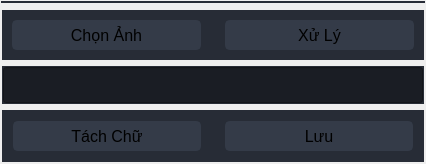
                        <widget class="QFrame" name="frame_xevao">
                         <layout class="QVBoxLayout" name="verticalLayout_14">
                          <property name="leftMargin">
                           <number>1</number>
                          </property>
                          <property name="topMargin">
                           <number>1</number>
                          </property>
                          <property name="rightMargin">
                           <number>1</number>
                          </property>
                          <property name="bottomMargin">
                           <number>1</number>
                          </property>
                          <item>
                           <widget class="QFrame" name="frame_monitor">
                            <property name="sizePolicy">
                             <sizepolicy hsizetype="Preferred" vsizetype="Preferred">
                              <horstretch>0</horstretch>
                              <verstretch>1</verstretch>
                             </sizepolicy>
                            </property>
                            <property name="styleSheet">
                             <string notr="true">background-color: rgb(39, 44, 54);</string>
                            </property>
                            <layout class="QVBoxLayout" name="verticalLayout_16">
                             <property name="leftMargin">
                              <number>1</number>
                             </property>
                             <property name="topMargin">
                              <number>1</number>
                             </property>
                             <property name="rightMargin">
                              <number>1</number>
                             </property>
                             <property name="bottomMargin">
                              <number>1</number>
                             </property>
                            </layout>
                           </widget>
                          </item>
                          <item>
                           <widget class="QFrame" name="frame_widgets">
                            <layout class="QVBoxLayout" name="verticalLayout_17">
                             <property name="leftMargin">
                              <number>1</number>
                             </property>
                             <property name="topMargin">
                              <number>1</number>
                             </property>
                             <property name="rightMargin">
                              <number>1</number>
                             </property>
                             <property name="bottomMargin">
                              <number>1</number>
                             </property>
                             <item>
                              <layout class="QGridLayout" name="gridLayout_3">
                               <item row="0" column="0">
                                <widget class="QFrame" name="horizontalFrame">
                                 <property name="styleSheet">
                                  <string notr="true">background-color: rgb(39, 44, 54);</string>
                                 </property>
                                 <layout class="QHBoxLayout" name="horizontalLayout_14">
                                  <property name="leftMargin">
                                   <number>1</number>
                                  </property>
                                  <property name="topMargin">
                                   <number>1</number>
                                  </property>
                                  <property name="rightMargin">
                                   <number>1</number>
                                  </property>
                                  <property name="bottomMargin">
                                   <number>1</number>
                                  </property>
                                  <item>
                                   <widget class="QFrame" name="verticalFrame_2">
                                    <layout class="QVBoxLayout" name="verticalLayout_13">
                                     <item>
                                      <widget class="QPushButton" name="btnChonAnh">
                                       <property name="minimumSize">
                                        <size>
                                         <width>150</width>
                                         <height>30</height>
                                        </size>
                                       </property>
                                       <property name="font">
                                        <font>
                                         <family>Segoe UI</family>
                                         <pointsize>12</pointsize>
                                        </font>
                                       </property>
                                       <property name="styleSheet">
                                        <string notr="true">QPushButton {
	border: 2px solid rgb(52, 59, 72);
	border-radius: 5px;	
	background-color: rgb(52, 59, 72);
}
QPushButton:hover {
	background-color: rgb(57, 65, 80);
	border: 2px solid rgb(61, 70, 86);
}
QPushButton:pressed {	
	background-color: rgb(35, 40, 49);
	border: 2px solid rgb(43, 50, 61);
}</string>
                                       </property>
                                       <property name="text">
                                        <string>Chọn Ảnh</string>
                                       </property>
                                       <property name="icon">
                                        <iconset resource="files.qrc">
                                         <normaloff>:/16x16/icons/16x16/cil-image-plus.png</normaloff>:/16x16/icons/16x16/cil-image-plus.png</iconset>
                                       </property>
                                      </widget>
                                     </item>
                                    </layout>
                                   </widget>
                                  </item>
                                  <item>
                                   <widget class="QFrame" name="verticalFrame">
                                    <layout class="QVBoxLayout" name="verticalLayout_22">
                                     <item>
                                      <widget class="QPushButton" name="btnXuLy">
                                       <property name="minimumSize">
                                        <size>
                                         <width>150</width>
                                         <height>30</height>
                                        </size>
                                       </property>
                                       <property name="font">
                                        <font>
                                         <family>Segoe UI</family>
                                         <pointsize>12</pointsize>
                                        </font>
                                       </property>
                                       <property name="styleSheet">
                                        <string notr="true">QPushButton {
	border: 2px solid rgb(52, 59, 72);
	border-radius: 5px;	
	background-color: rgb(52, 59, 72);
}
QPushButton:hover {
	background-color: rgb(57, 65, 80);
	border: 2px solid rgb(61, 70, 86);
}
QPushButton:pressed {	
	background-color: rgb(35, 40, 49);
	border: 2px solid rgb(43, 50, 61);
}</string>
                                       </property>
                                       <property name="text">
                                        <string>Xử Lý</string>
                                       </property>
                                       <property name="icon">
                                        <iconset resource="files.qrc">
                                         <normaloff>:/16x16/icons/16x16/cil-ethernet.png</normaloff>:/16x16/icons/16x16/cil-ethernet.png</iconset>
                                       </property>
                                      </widget>
                                     </item>
                                    </layout>
                                   </widget>
                                  </item>
                                 </layout>
                                </widget>
                               </item>
                               <item row="1" column="0">
                                <widget class="QFrame" name="verticalFrame">
                                 <property name="styleSheet">
                                  <string notr="true">background-color: rgb(39, 44, 54);</string>
                                 </property>
                                 <layout class="QVBoxLayout" name="verticalLayout_24">
                                  <property name="leftMargin">
                                   <number>1</number>
                                  </property>
                                  <property name="topMargin">
                                   <number>1</number>
                                  </property>
                                  <property name="rightMargin">
                                   <number>1</number>
                                  </property>
                                  <property name="bottomMargin">
                                   <number>1</number>
                                  </property>
                                  <item alignment="Qt::AlignHCenter">
                                   <widget class="QLineEdit" name="txtChuSo">
                                    <property name="minimumSize">
                                     <size>
                                      <width>420</width>
                                      <height>36</height>
                                     </size>
                                    </property>
                                    <property name="maximumSize">
                                     <size>
                                      <width>400</width>
                                      <height>36</height>
                                     </size>
                                    </property>
                                    <property name="font">
                                     <font>
                                      <family>Segoe UI</family>
                                      <pointsize>16</pointsize>
                                      <weight>75</weight>
                                      <italic>false</italic>
                                      <bold>true</bold>
                                     </font>
                                    </property>
                                    <property name="styleSheet">
                                     <string notr="true">color: rgb(254, 121, 199);
background-color: rgb(26, 29, 36);</string>
                                    </property>
                                    <property name="alignment">
                                     <set>Qt::AlignCenter</set>
                                    </property>
                                   </widget>
                                  </item>
                                 </layout>
                                </widget>
                               </item>
                               <item row="2" column="0">
                                <widget class="QFrame" name="verticalFrame">
                                 <property name="styleSheet">
                                  <string notr="true">background-color: rgb(39, 44, 54);</string>
                                 </property>
                                 <layout class="QVBoxLayout" name="verticalLayout_20">
                                  <property name="leftMargin">
                                   <number>1</number>
                                  </property>
                                  <property name="topMargin">
                                   <number>1</number>
                                  </property>
                                  <property name="rightMargin">
                                   <number>1</number>
                                  </property>
                                  <property name="bottomMargin">
                                   <number>1</number>
                                  </property>
                                  <item>
                                   <widget class="QFrame" name="horizontalFrame">
                                    <layout class="QHBoxLayout" name="horizontalLayout_16">
                                     <property name="leftMargin">
                                      <number>1</number>
                                     </property>
                                     <property name="topMargin">
                                      <number>1</number>
                                     </property>
                                     <property name="rightMargin">
                                      <number>1</number>
                                     </property>
                                     <property name="bottomMargin">
                                      <number>1</number>
                                     </property>
                                     <item>
                                      <widget class="QFrame" name="verticalFrame_2">
                                       <layout class="QVBoxLayout" name="verticalLayout_23">
                                        <item>
                                         <widget class="QPushButton" name="btnTachChu">
                                          <property name="minimumSize">
                                           <size>
                                            <width>150</width>
                                            <height>30</height>
                                           </size>
                                          </property>
                                          <property name="font">
                                           <font>
                                            <family>Segoe UI</family>
                                            <pointsize>12</pointsize>
                                           </font>
                                          </property>
                                          <property name="styleSheet">
                                           <string notr="true">QPushButton {
	border: 2px solid rgb(52, 59, 72);
	border-radius: 5px;	
	background-color: rgb(52, 59, 72);
}
QPushButton:hover {
	background-color: rgb(57, 65, 80);
	border: 2px solid rgb(61, 70, 86);
}
QPushButton:pressed {	
	background-color: rgb(35, 40, 49);
	border: 2px solid rgb(43, 50, 61);
}</string>
                                          </property>
                                          <property name="text">
                                           <string>Tách Chữ</string>
                                          </property>
                                          <property name="icon">
                                           <iconset resource="files.qrc">
                                            <normaloff>:/16x16/icons/16x16/cil-wrap-text.png</normaloff>:/16x16/icons/16x16/cil-wrap-text.png</iconset>
                                          </property>
                                         </widget>
                                        </item>
                                       </layout>
                                      </widget>
                                     </item>
                                     <item>
                                      <widget class="QFrame" name="verticalFrame">
                                       <layout class="QVBoxLayout" name="verticalLayout_25">
                                        <item>
                                         <widget class="QPushButton" name="btnLuu">
                                          <property name="minimumSize">
                                           <size>
                                            <width>150</width>
                                            <height>30</height>
                                           </size>
                                          </property>
                                          <property name="font">
                                           <font>
                                            <family>Segoe UI</family>
                                            <pointsize>12</pointsize>
                                           </font>
                                          </property>
                                          <property name="styleSheet">
                                           <string notr="true">QPushButton {
	border: 2px solid rgb(52, 59, 72);
	border-radius: 5px;	
	background-color: rgb(52, 59, 72);
}
QPushButton:hover {
	background-color: rgb(57, 65, 80);
	border: 2px solid rgb(61, 70, 86);
}
QPushButton:pressed {	
	background-color: rgb(35, 40, 49);
	border: 2px solid rgb(43, 50, 61);
}</string>
                                          </property>
                                          <property name="text">
                                           <string>Lưu</string>
                                          </property>
                                          <property name="icon">
                                           <iconset resource="files.qrc">
                                            <normaloff>:/16x16/icons/16x16/cil-folder-open.png</normaloff>:/16x16/icons/16x16/cil-folder-open.png</iconset>
                                          </property>
                                         </widget>
                                        </item>
                                       </layout>
                                      </widget>
                                     </item>
                                    </layout>
                                   </widget>
                                  </item>
                                 </layout>
                                </widget>
                               </item>
                              </layout>
                             </item>
                            </layout>
                           </widget>
                          </item>
                         </layout>
                        </widget>
